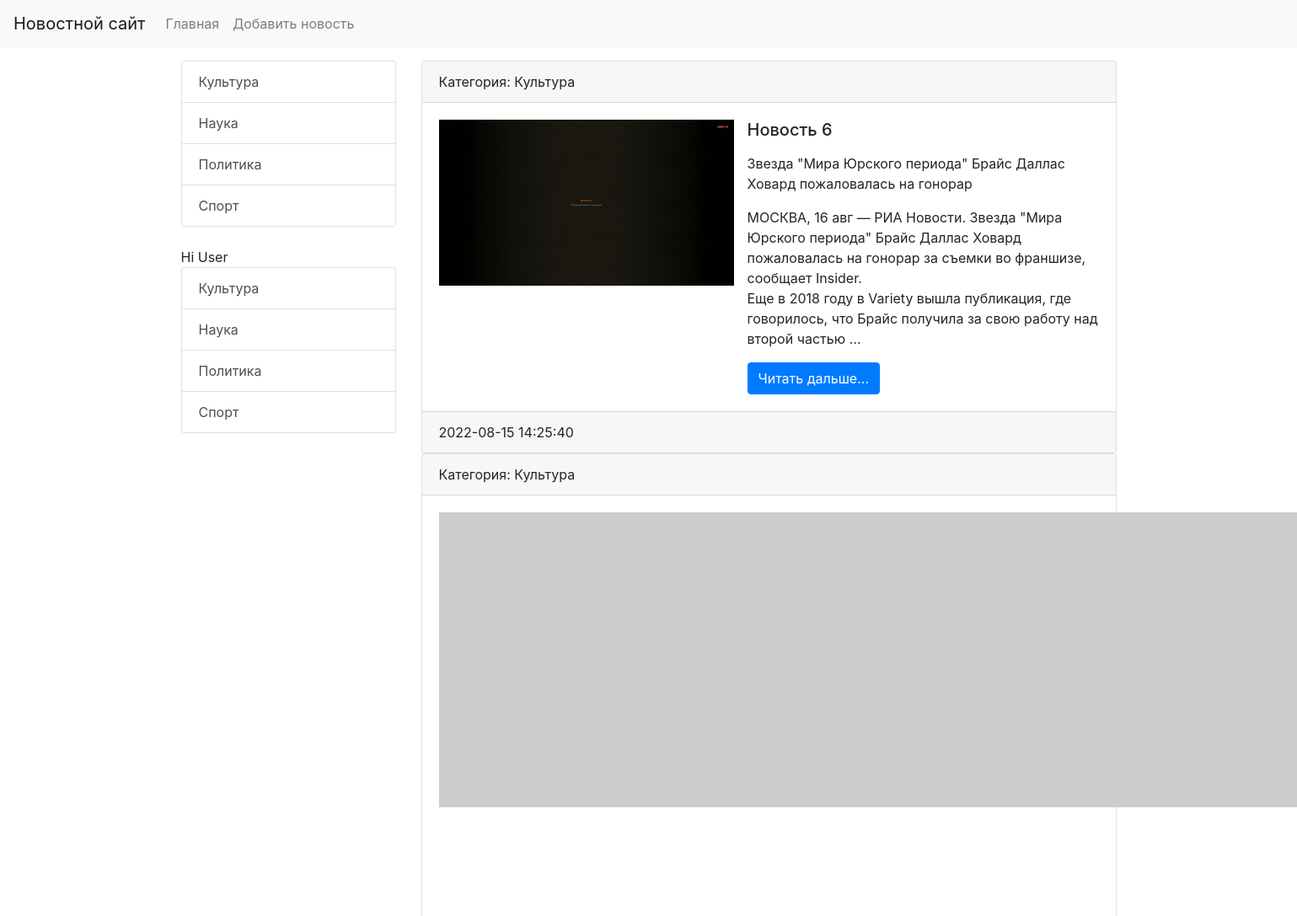
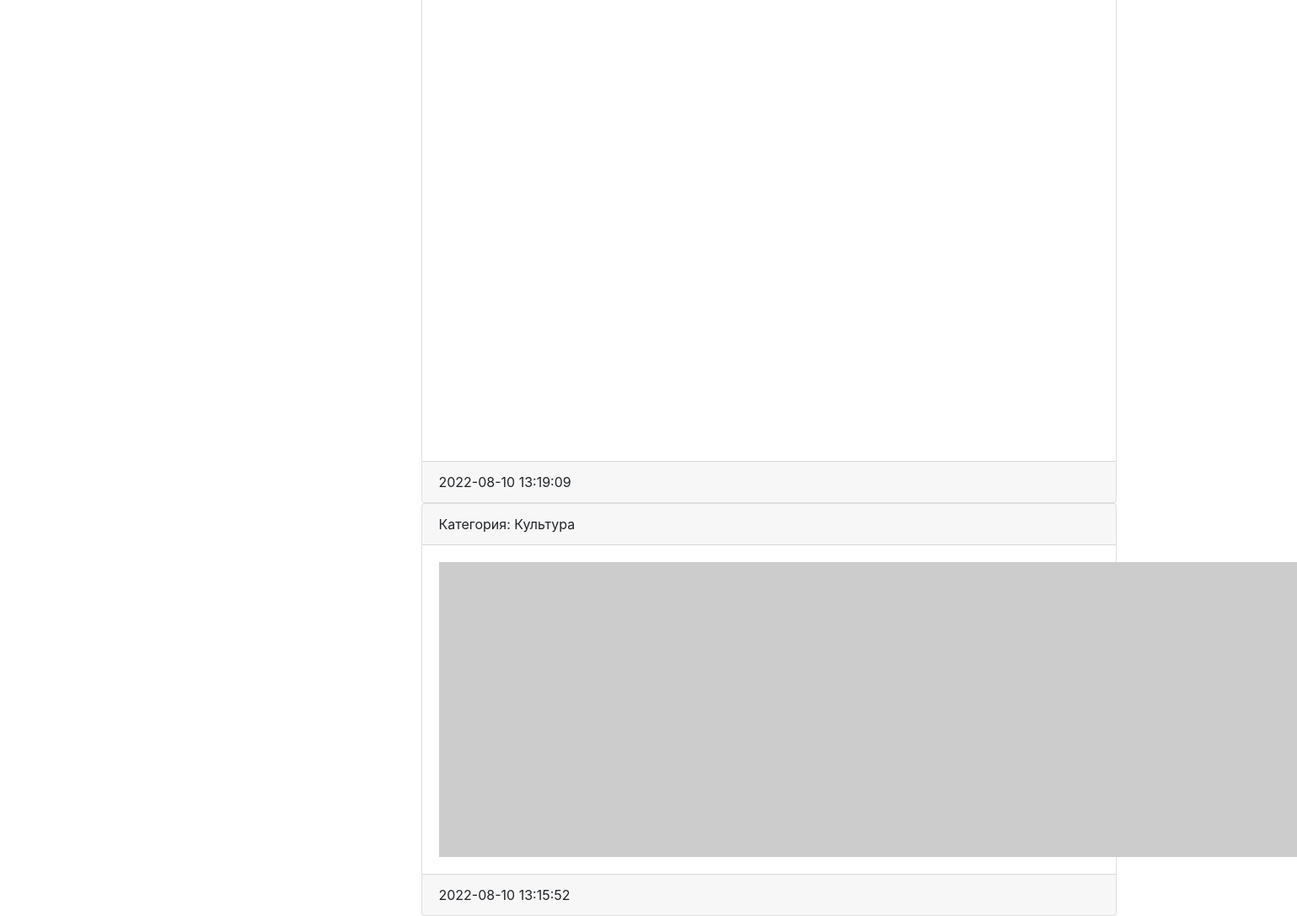
Page /category/1/ on the committed database (2 pictures, top to bottom).
### news/models.py (models this page shows, shortened)
class Category(models.Model):
    title = models.CharField(max_length=150, db_index=True, verbose_name='Наименование')
    def __str__(self):
        return self.title
    class Meta:
        verbose_name = 'Категория'
        verbose_name_plural = 'Категории'
        ordering = ['title']

class News (models.Model):
    title = models.CharField(max_length=150, verbose_name='Наименование')
    content = models.TextField(blank=True, verbose_name='Контент')
    created_at = models.DateTimeField(auto_now_add=True, verbose_name='Дата публикации')
    updated_at = models.DateTimeField(auto_now=True, verbose_name='Обновлено')
    photo = models.ImageField(upload_to='photos/%Y/%m/%d/', verbose_name='Фото', blank=True)
    is_published = models.BooleanField(default=True, verbose_name='Опубликовано')
    category = models.ForeignKey('Category', on_delete=models.PROTECT, null=True, verbose_name='Категория') #Связать модели БД
    class Meta:
        verbose_name = 'Новость' #Наименование в единственном числе в АДМ
        verbose_name_plural = 'Новости' #Наименование во множественном числе в АДИ
        ordering = ['-created_at'] #Сортировка вывода данных

### news/views.py (the view)
# urls.py: path('category/<int:category_id>/', get_category, name='category'),
def get_category(request, category_id):
    news = News.objects.filter(category_id=category_id)
    category = Category.objects.get(pk=category_id)
    return render(request, 'news/category.html', {'news': news, 'category': category})

### news/templatetags/news_tags.py (called while the page is built)
@register.simple_tag(name='get_list_categories')
def get_categories():
    return Category.objects.all()

@register.inclusion_tag('news/list_categories.html')
def show_categories(arg1 = 'hello', arg2 = 'world'):
    categories = Category.objects.all()
    return {"categories": categories, "arg1": arg1, "arg2": arg2}

### news/templates/news/category.html (shortened to what this page needs)
{% extends 'base.html' %}
{% block sidebar %}
{% include 'inc/_sidebar.html' %}
{% endblock %}
{% block content %}
{% for item in news %}
<div class="card" mb-3>
    <div class="card-header">
        Категория: {{ item.category }}
    </div>
    <div class="card-body">
        <div class="media">
            {% if item.photo %}
            <img src="{{ item.photo.url }}" alt="" width="350" class="mr-3">
            {% else %}
            <img src="https://picsum.photos/id/1060/350/300/?blur=2" alt="" class="mr-3">
            {% endif %}
            <div class="media-body">
                <h5 class="card-title">{{ item.title }}</h5>
                <p class="card-text">{{ item.content|safe|linebreaks|truncatewords:50 }}</p>
                <a href="#" class="btn btn-primary">Читать дальше...</a>
            </div>
        </div>
    </div>
    <div class="card-footer text - muted">
        {{ item.created_at|date:"Y-m-d H:i:s" }}
    </div>
</div>
{% endfor %}
{% endblock %}

### templates/base.html (shortened to what this page needs)
<!doctype html>
<html lang="en">
<head>
    <link rel="stylesheet" href="https://cdn.jsdelivr.net/npm/bootstrap@4.4.1/dist/css/bootstrap.min.css"
>
</head>
<body>
{% include 'inc/_nav.html' %}
<div class="container mt-3">
    <div class="row">
        <div class="col-md-3">
            {% block sidebar %}SIDEBAR{% endblock %}
        </div>
        <div class="col-md-9">
            {% block content %}CONTENT{% endblock %}
        </div>
    </div>
</div>
</body>
</html>

### templates/inc/_nav.html (shortened to what this page needs)
<nav class="navbar navbar-expand-lg navbar-light bg-light">
    <a class="navbar-brand" href="{% url 'home' %}">Новостной сайт</a>
    <div class="collapse navbar-collapse" id="navbarSupportedContent">
        <ul class="navbar-nav mr-auto">
            <li class="nav-item"><a class="nav-link" href="{% url 'home' %}">Главная</a></li>
            <li class="nav-item"><a class="nav-link" href="{% url 'home' %}">Добавить новость</a></li>
        </ul>
    </div>
</nav>

### templates/inc/_sidebar.html
{% load news_tags %}
<div class="list-group">
    {% get_list_categories as categories%}
    {%for item in categories %}
    <a href="{% url 'category' item.pk %}" class="list-group-item list-group-item-action">{{ item.title}}</a>
    {% endfor %}
</div>
<br>
{% show_categories arg2='User' arg1='Hi' %}

### news/templates/news/list_categories.html
{% load news_tags %}
{{ arg1 }} {{ arg2 }}
<div class="list-group">
    {%for item in categories %}
    <a href="{% url 'category' item.pk %}" class="list-group-item list-group-item-action">{{ item.title }}</a>
    {% endfor %}
</div>

### rows in the picture
Category: title "Культура"
Category: title "Наука"
Category: title "Политика"
Category: title "Спорт"
News: category "Культура", photo (picture), title "Новость 6", content "Звезда \"Мира Юрского периода\" Брайс Даллас Ховард пожаловалась на гонорар МОСКВА, 16 авг — РИА Новости. Звезда \"Мира Юрского периода\" Брайс Даллас Ховард пожаловалась на гонорар за съемки во франшизе, сообщает Insider. Еще в 2018 году в Variety вышла публикация, где говорилось, что Брайс получила за свою работу над второй частью …", created_at "2022-08-15 14:25:40"
News: category "Культура", created_at "2022-08-10 13:19:09"
News: category "Культура", created_at "2022-08-10 13:15:52"

### other values in the picture
{{ arg1 }} "Hi"
{{ arg2 }} "User"
